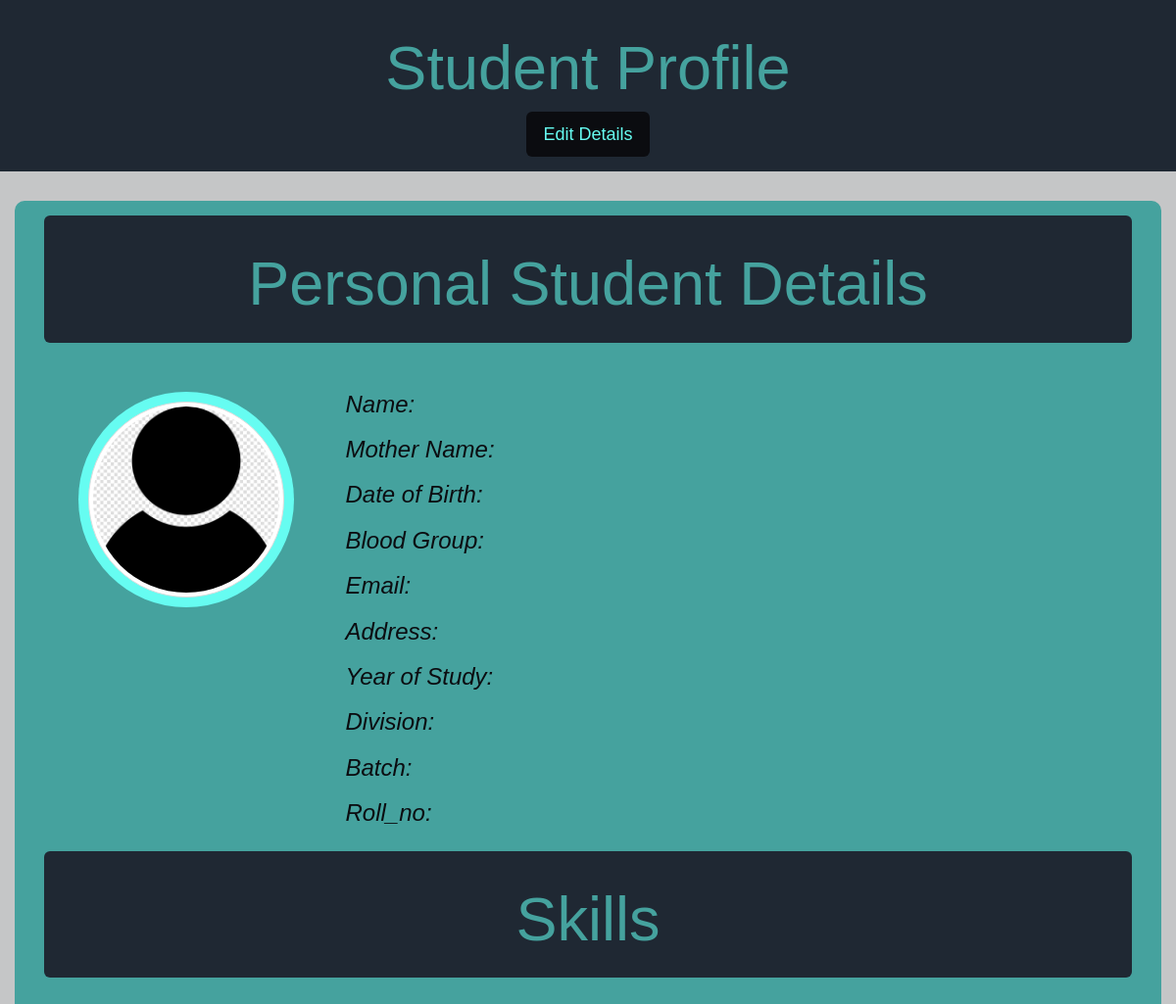
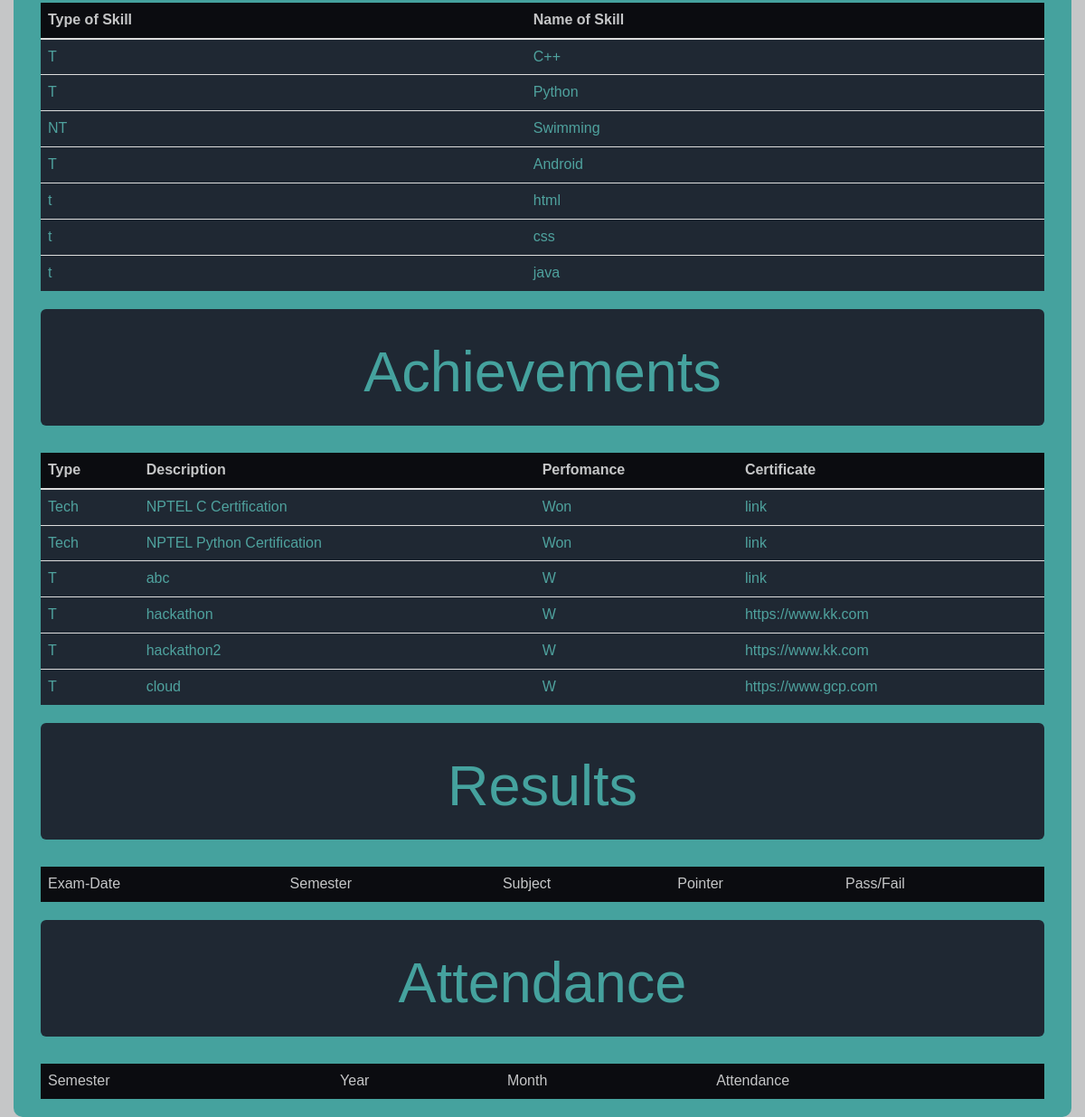
Page /student_form.php (signed in) on the committed database (2 pictures, top to bottom).
### tables this page shows
CREATE TABLE `skills` (
  `student_id` int(11) NOT NULL,
  `Type` varchar(2) NOT NULL,
  `Skill_name` varchar(100) NOT NULL
);

CREATE TABLE `achivements` (
  `student_id` int(11) NOT NULL,
  `Tech/NonTech` varchar(20) NOT NULL,
  `Description` varchar(300) NOT NULL,
  `Won/Lost` varchar(5) NOT NULL,
  `Certificate` varchar(100) NOT NULL
);

### student_form.php (the view, shortened to what this page needs)
<html>
  <head>
      <link rel="stylesheet" href="https://maxcdn.bootstrapcdn.com/bootstrap/3.4.0/css/bootstrap.min.css">
  </head>
  <body>
    <?php
      $servername="localhost";
      $conn = mysqli_connect($servername,"root","","computer_dept") ;
      $id = $_SESSION['id'];
      $qp = "select * from students natural join student_email natural join student_address where student_id=$id";
      $queryp = mysqli_query($conn, $qp);
      $detail = mysqli_fetch_assoc($queryp);
      $qs = "select * from skills where student_id=$id";
      $querys = mysqli_query($conn, $qs);
      $qa = "select * from achivements where student_id=$id";
      $querya = mysqli_query($conn, $qa);
    ?>
    <div class="jumbotron text-center title">
      <h1>Student Profile</h1>
      <button type="button" class="btn btn-lg" onclick="editDetails()">Edit Details</button>
    </div>
    <div class="container page">
      <div class="container-fluid" id="displayBox">
          <div class="jumbotron text-center">
              <h1>Personal Student Details</h1>
          </div>
          <div class="container name">
              <div class="row">
                <div class="col-md-3">
                    <div class="container text-center heading">
                        <img src="contact.jpg" alt="pratik" class="thumbnail">
                    </div>
                </div>
                <div class="col-md-9">
                    <h3>Name: <?php echo $detail['First'].' '.$detail['Middle'].' '.$detail['Last']; ?></h3>
                    <h3>Mother Name: <?php echo $detail['Mother'].' '.$detail['Last']; ?></h3>
                    <h3>Date of Birth: <?php echo $detail['Date_of_birth']; ?></h3>
                    <h3>Blood Group: <?php echo $detail['Blood_grp']; ?></h3>
                    <h3>Email: <?php echo $detail['Email']; ?></h3>
                    <h3>Address: <?php echo $detail['Location']; ?></h3>
                    <h3>Year of Study: <?php echo $detail['Study_year']; ?></h3>
                    <h3>Division: <?php echo $detail['Division']; ?></h3>
                    <h3>Batch: <?php echo $detail['Batch']; ?></h3>
                    <h3>Roll_no: <?php echo $detail['Roll_no']; ?></h3>
                </div>
              </div>
          </div>
          <div class="jumbotron text-center">
              <h1>Skills</h1>
          </div>
          <table class="table">
              <thead>
                  <tr>
                      <th>Type of Skill</th>
                      <th>Name of Skill</th>
                  </tr>
              </thead>
              <tbody>
                  <?php
                      while($rows=mysqli_fetch_assoc($querys))
                      {
                  ?>
                  <tr class="rows">
                          <td><?php echo $rows['Type']; ?></td>
                          <td><?php echo $rows['Skill_name']; ?></td>
                  </tr>
                  <?php
                  }
                  ?>
              </tbody>
          <table>
          <div class="jumbotron text-center">
              <h1>Achievements</h1>
          </div>
          <table class="table">
              <thead>
                  <tr>
                      <th>Type</th>
                      <th>Description</th>
                      <th>Perfomance</th>
                      <th>Certificate</th>
                  </tr>
              </thead>
              <tbody>
                  <?php
                      while($rows=mysqli_fetch_assoc($querya))
                      {
                  ?>
                  <tr class="rows">
                          <td><?php echo $rows['Tech/NonTech']; ?></td>
                          <td><?php echo $rows['Description']; ?></td>
                          <td><?php echo $rows['Won/Lost']; ?></td>
                          <td><?php echo $rows['Certificate']; ?></td>
                  </tr>
                  <?php
                  }
                  ?>
              </tbody>
          <table>
          <div class="jumbotron text-center">
              <h1>Results</h1>
          </div>
          <table class="table" >
              <thead class="thead-dark">
                <tr class="table-active">
                <td>Exam-Date</td>
                <td>Semester</td>
                <td>Subject</td>
                <td>Pointer</td>
                <td>Pass/Fail</td>
                </tr>
              </thead>
          </table>
          <div class="jumbotron text-center">
              <h1>Attendance</h1>
          </div>
          <table class="table" >
              <thead class="thead-dark">
                <tr class="table-active">
                <td>Semester</td>
                <td>Year</td>
                <td>Month</td>
                <td>Attendance</td>
                </tr>
              </thead>
          </table>
      </div>
    </div>
  </body>
</html>

### student_form.php (style rules this page uses)
body { background-color: #C5C6C7; }
.container.page { background-color: #45A29E; color: #0B0C10; border-radius: 10px; }
.container.name { font-family: 'Trebuchet MS', 'Lucida Sans Unicode', 'Lucida Grande', 'Lucida Sans', Arial, sans-serif; font-size: 20px; font-style: italic; }
.thumbnail { width: 200px; height: 200px; border-radius: 50%; }
.heading { width: 220px; height: 220px; margin: 20px 20px 20px 20px; background-color: #66FCF1; border-radius: 100%; padding: 10px; }
.jumbotron { background-color: #1F2833; color: #45A29E; font-size: 25px; font-family: Arial, Helvetica, sans-serif; padding: 15px; width: 100%; margin-top: 15px; }
.title { margin-top: 0px; width: 100%; border-radius: 20px; border-radius: 0; }
.table { background-color: #1F2833; color: #4FA29E; font-family: 'Franklin Gothic Medium', 'Arial Narrow', Arial, sans-serif; }
thead { background-color: #0B0C10; color: #C5C6C7; }
button { background-color: #0B0C10; border: 1px solid #66FCF1; color: #66FCF1; font-family: 'Franklin Gothic Medium', 'Arial Narrow', Arial, sans-serif; }

### rows in the picture
skills: Type "T", Skill_name "C++"
skills: Type "T", Skill_name "Python"
skills: Type "NT", Skill_name "Swimming"
skills: Type "T", Skill_name "Android"
skills: Type "t", Skill_name "html"
skills: Type "t", Skill_name "css"
skills: Type "t", Skill_name "java"
achivements: value "Tech", Description "NPTEL C Certification", value "Won", Certificate "link"
achivements: value "Tech", Description "NPTEL Python Certification", value "Won", Certificate "link"
achivements: value "T", Description "abc", value "W", Certificate "link"
achivements: value "T", Description "hackathon", value "W", Certificate "https://www.kk.com"
achivements: value "T", Description "hackathon2", value "W", Certificate "https://www.kk.com"
achivements: value "T", Description "cloud", value "W", Certificate "https://www.gcp.com"
